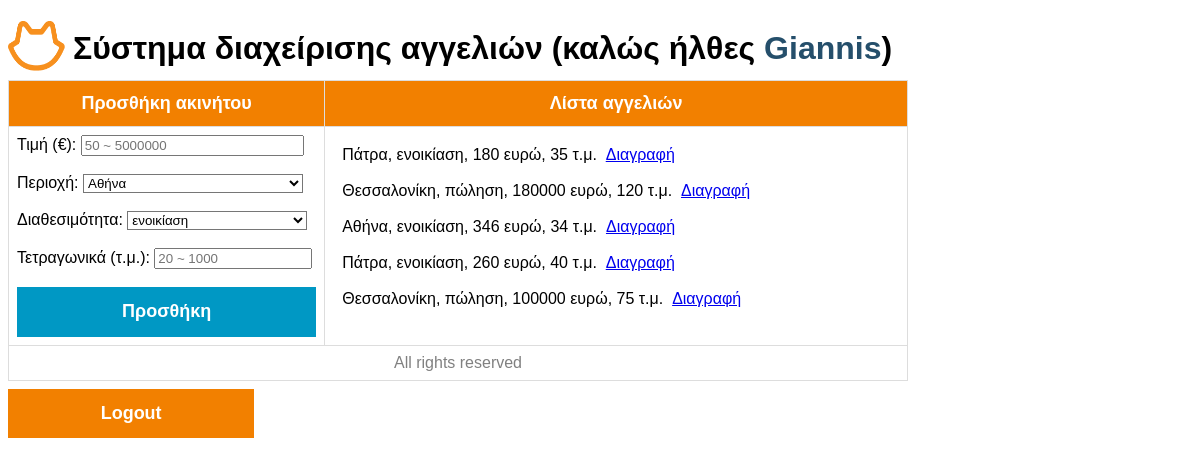
Screenshot of /admin_page.php (signed in) with the database file from the repository.
### tables this page shows
CREATE TABLE `estates` (
  `estate_id` int(11) NOT NULL,
  `userName` varchar(50) NOT NULL,
  `location` enum('Αθήνα','Θεσσαλονίκη','Πάτρα','Ηράκλειο') NOT NULL,
  `price` int(11) NOT NULL,
  `availability` enum('ενοικίαση','πώληση') NOT NULL,
  `area` int(11) NOT NULL
);

### admin_page.php (the view, shortened to what this page needs)
<?php
	include "db_connection.php";
	$firstname = $_SESSION['admin'];
	$username = $_SESSION['admin_username'];
	$estates_query = "SELECT estate_id, location, availability, price, area FROM users JOIN estates ON users.username = estates.userName AND users.username = '$username'";
	$estates_query_result = mysqli_query($conn, $estates_query);
?>
<!doctype html>
<html>
	<div class='header'>
	  <img src='spitogatos_icon.png' alt='Spitogatos' alt='logo' />
	  <h1>Σύστημα διαχείρισης αγγελιών (καλώς ήλθες <span style='color:#254f6b'><?php echo $firstname?></span>)</h1>
	</div>
	<link type='text/css' rel='stylesheet' href='style.css'>
	<table id='estates'>
		<tr>
			<th>Προσθήκη ακινήτου</th>
			<th>Λίστα αγγελιών</th>
		</tr>
		<tr>
			<td style='max-width:250px;'>
				<form action='add_estate.php' method='POST'>
					<label for='new_price'>Τιμή (€):</label>
					<input type='number' min='50' max='5000000' placeholder='50 ~ 5000000' style='width:72%;' id='new_price' name='new_price' required>
					<br><br>
					<label for='new_location'>Περιοχή:</label>
					<select style='width:73.5%;' name='new_location' id='new_location'>
						<option value='Αθήνα'>Αθήνα</option>
					</select>
					<br><br>
					<label for='new_availability'>Διαθεσιμότητα:</label>
						<select style='width:60%;' name='new_availability' id='new_availability'>
							<option value='ενοικίαση'>ενοικίαση</option>
						</select>
						<br><br>
						<label for='new_area'>Τετραγωνικά (τ.μ.):</label>
						<input type='number' min='20' max='1000' placeholder='20 ~ 1000' style='width:50%;' id='new_area' name='new_area' required>
						<br><br>
						<input class='center-block' type='submit' name='add_estate_button' value='Προσθήκη'>
				</form>
			</td>
			<td>
				<?php
					while($row_estate = mysqli_fetch_assoc($estates_query_result))
					{
						$location = $row_estate["location"];
						$availability = $row_estate["availability"];
						$price = $row_estate["price"];
						$area = $row_estate["area"];
						echo "&nbsp;&nbsp;$location, $availability, $price ευρώ, $area τ.μ.";
						echo "<a href='delete_estate.php?did=".$row_estate['estate_id']."'>Διαγραφή</a>";
						echo "<br><br>";
					}
				?>
			</td>
		</tr>
		<tr>
			<td colspan='2' style='text-align:center; color:grey;'>All rights reserved</td>
		</tr>
	</table>
	<form action="logout.php" method="post">
		<button type="submit"  style="width:20.8%;">Logout</button>
	</form>
</html>

### style.css (style rules this page uses)
select { border: 20; outline: 20; background-color: transparent; }
button { background-color: #f28000; color: white; padding: 14px 20px; margin: 8px 0; border: none; cursor: pointer; width: 100%; font-weight: bold; font-size: 18px; max-width: 540px; }
.center-block { display: block; margin-right: auto; margin-left: auto; width: 100%; height: 50px; background-color: #0098c4; font-size: 18px; color: white; font-weight: bold; border-color: transparent; }
#estates { font-family: Arial, Helvetica, sans-serif; border-collapse: collapse; max-width:900px; width: 100%; }
#estates td, #estates th { border: 1px solid #ddd; padding: 8px; max-width: 400px; }
#estates th { padding-top: 12px; padding-bottom: 12px; text-align: center; background-color: #f28000; color: white; font-size: 18px; }
.header img { float: left; width: 57px; height: 50px; background: #555; }
.header h1 { position: relative; top: 9px; left: 8px; }

### rows the page displays
estates: location "Πάτρα", availability "ενοικίαση", price "180", area "35"
estates: location "Θεσσαλονίκη", availability "πώληση", price "180000", area "120"
estates: location "Αθήνα", availability "ενοικίαση", price "346", area "34"
estates: location "Πάτρα", availability "ενοικίαση", price "260", area "40"
estates: location "Θεσσαλονίκη", availability "πώληση", price "100000", area "75"

### other values shown
$firstname "Giannis"
